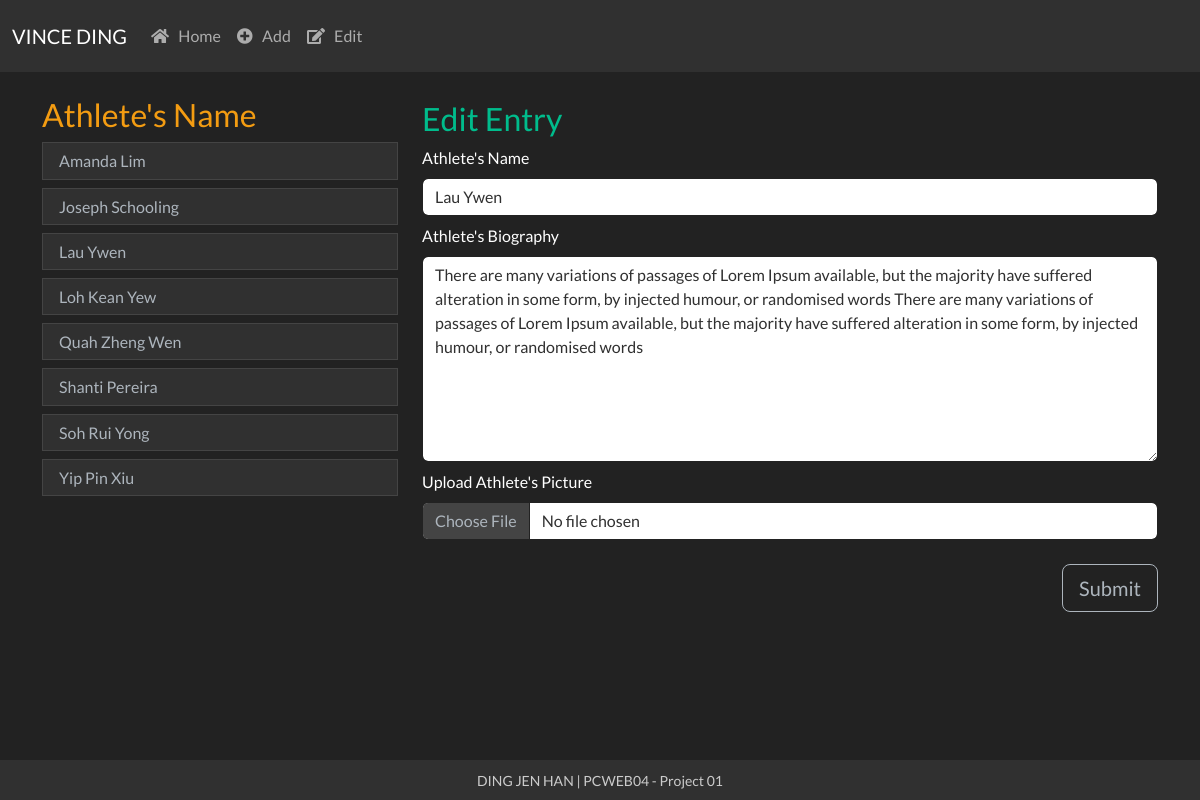
Page /edit.php?name=Lau Ywen on the committed database.
### tables this page shows
CREATE TABLE `players` (
  `PlayerName` varchar(50) NOT NULL,
  `Description` text DEFAULT NULL,
  `Image` blob DEFAULT NULL
);

### edit.php (the view, shortened to what this page needs)
<?php
	require "config/db.php";
	if(isset($_GET["name"])){
		$name = $_GET["name"];
		$query = "SELECT * FROM players WHERE PlayerName = '$name' ";
		$query_run = mysqli_query($con, $query);
		$row = mysqli_fetch_array($query_run);
		$playername = $row["PlayerName"];
		$playerdesc = $row["Description"];
		} else {
		}
?>
<?php include('inc/header.php'); ?>
<body>
	<div class = "container">
		<div class = "row">
			<div class = "col-4 text-warning mt-4 mb-4" id="pname">
				<h3>Athlete's Name</h3>
				<?php
					$query = "SELECT PlayerName FROM players";
					$result = mysqli_query($con, $query);
					while($row = mysqli_fetch_array($result)){
						$name = $row['PlayerName'];
						echo
						"
						<div class=\"list-group \" >
						<h6><a class=\"text-light list-group-item list-group-item-action btn-lg btn-dark \" style=\"text-decoration: none \"
						href='edit.php?name=$name'> $name<br></a> </h6>
						</div>
						";
					}
				?>
			</div>
			<div class = "col-8 mt-4">
				<?php
					if(isset($_GET["name"])){
					$name = $_GET["name"];
					echo '
					<div class="text-success mb-2">
					<h3 class="mt-1 ">Edit Entry</h3>
					</div>
					<form method = "post" enctype="multipart/form-data" action = "';
					echo htmlspecialchars("edit.php?name=$name");
					echo '">';
					echo '
					<div class="form-group">
					<label class="form-label ">Athlete\'s Name</label>
						<input class="form-control" value="'.$playername.'"" type="text" name="player">
					</div>
					<div class="form-group">
						<label class="form-label mt-2">Athlete\'s Biography</label>
						<textarea class="form-control" name="description" rows="8">'.$playerdesc.'</textarea>
					</div>
					<label class="form-label mt-2">Upload Athlete\'s Picture</label>
					<div class="form-group d-flex justify-content-end ">
						<input class="form-control" type="file" name="image">
					</div>
					<div class="form-group d-flex justify-content-end">
						<input class="btn btn-lg btn-outline-light mt-4 mb-3" type="submit" value="Submit" name="upload">
					</div>
					</form>';
				}
				?>
				</div>
			</div>
		</div>
<?php include('inc/footer.php'); ?>

### rows in the picture
players: PlayerName "Amanda Lim"
players: PlayerName "Joseph Schooling"
players: PlayerName "Lau Ywen", player "Lau Ywen", description "There are many variations of passages of Lorem Ipsum available, but the majority have suffered alteration in some form, by injected humour, or randomised words There are many variations of passages of Lorem Ipsum available, but the majority have suffered alteration in some form, by injected humour, or randomised words"
players: PlayerName "Loh Kean Yew"
players: PlayerName "Quah Zheng Wen"
players: PlayerName "Shanti Pereira"
players: PlayerName "Soh Rui Yong"
players: PlayerName "Yip Pin Xiu"
